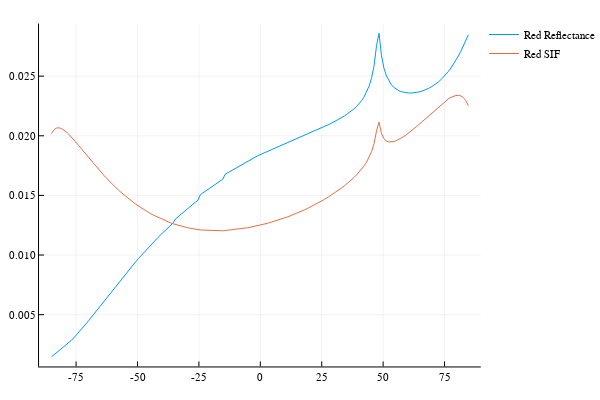

The notebook cell saved with this chart:
### Code cell
plot(VZA, reflVIS, label="Red Reflectance")
plot!(VZA, SIF_FR/100, label="Red SIF")

### Figure 1 — Plotly figure (JSON) as saved in the notebook; plotly's stock layout.template omitted (floating-point values rounded to 4 significant figures; data arrays with more than 128 entries replaced by an {"elided": "..."} marker saying what was removed)
{"data": [{"colorbar": {"title": ""}, "legendgroup": "Red Reflectance", "line": {"color": "rgba(0, 154, 250, 1.000)", "dash": "solid", "shape": "linear", "width": 1}, "mode": "lines", "name": "Red Reflectance", "showlegend": true, "type": "scatter", "x": {"elided": "169 float values"}, "xaxis": "x1", "y": {"elided": "169 float values"}, "yaxis": "y1", "zmax": null, "zmin": null}, {"colorbar": {"title": ""}, "legendgroup": "Red SIF", "line": {"color": "rgba(227, 111, 71, 1.000)", "dash": "solid", "shape": "linear", "width": 1}, "mode": "lines", "name": "Red SIF", "showlegend": true, "type": "scatter", "x": {"elided": "169 float values"}, "xaxis": "x1", "y": {"elided": "169 float values"}, "yaxis": "y1", "zmax": null, "zmin": null}], "layout": {"annotations": [], "height": 400, "legend": {"bgcolor": "rgba(255, 255, 255, 1.000)", "bordercolor": "rgba(0, 0, 0, 1.000)", "font": {"color": "rgba(0, 0, 0, 1.000)", "family": "sans-serif", "size": 11}, "tracegroupgap": 0, "x": 1, "y": 1}, "margin": {"b": 20, "l": 0, "r": 0, "t": 20}, "paper_bgcolor": "rgba(255, 255, 255, 1.000)", "plot_bgcolor": "rgba(255, 255, 255, 1.000)", "showlegend": true, "width": 600, "xaxis": {"anchor": "y1", "domain": [0.08064, 0.9934], "gridcolor": "rgba(0, 0, 0, 0.100)", "gridwidth": 0.5, "linecolor": "rgba(0, 0, 0, 1.000)", "mirror": false, "range": [-90.09, 89.77], "showgrid": true, "showline": true, "showticklabels": true, "tickangle": 0, "tickcolor": "rgb(0, 0, 0)", "tickfont": {"color": "rgba(0, 0, 0, 1.000)", "family": "sans-serif", "size": 11}, "tickmode": "array", "ticks": "inside", "ticktext": ["-75", "-50", "-25", "0", "25", "50", "75"], "tickvals": [-75, -50, -25, 0, 25, 50, 75], "title": "", "titlefont": {"color": "rgba(0, 0, 0, 1.000)", "family": "sans-serif", "size": 15}, "type": "-", "visible": true, "zeroline": false, "zerolinecolor": "rgba(0, 0, 0, 1.000)"}, "yaxis": {"anchor": "x1", "domain": [0.03762, 0.9902], "gridcolor": "rgba(0, 0, 0, 0.100)", "gridwidth": 0.5, "linecolor": "rgba(0, 0, 0, 1.000)", "mirror": false, "range": [0.0006589, 0.02941], "showgrid": true, "showline": true, "showticklabels": true, "tickangle": 0, "tickcolor": "rgb(0, 0, 0)", "tickfont": {"color": "rgba(0, 0, 0, 1.000)", "family": "sans-serif", "size": 11}, "tickmode": "array", "ticks": "inside", "ticktext": ["0.005", "0.010", "0.015", "0.020", "0.025"], "tickvals": [0.005, 0.01, 0.015, 0.02, 0.025], "title": "", "titlefont": {"color": "rgba(0, 0, 0, 1.000)", "family": "sans-serif", "size": 15}, "type": "-", "visible": true, "zeroline": false, "zerolinecolor": "rgba(0, 0, 0, 1.000)"}}}
